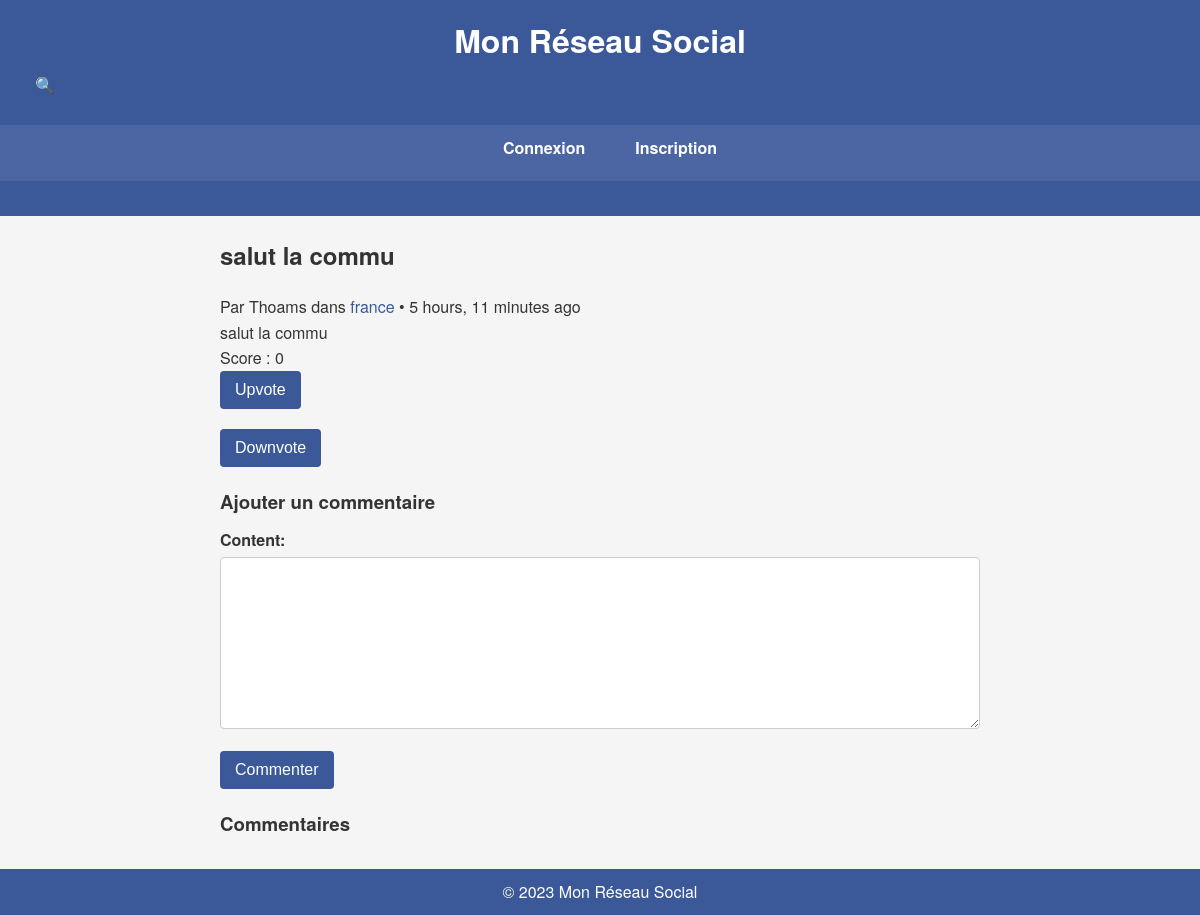
Page /posts/2/ on the earlier database version.
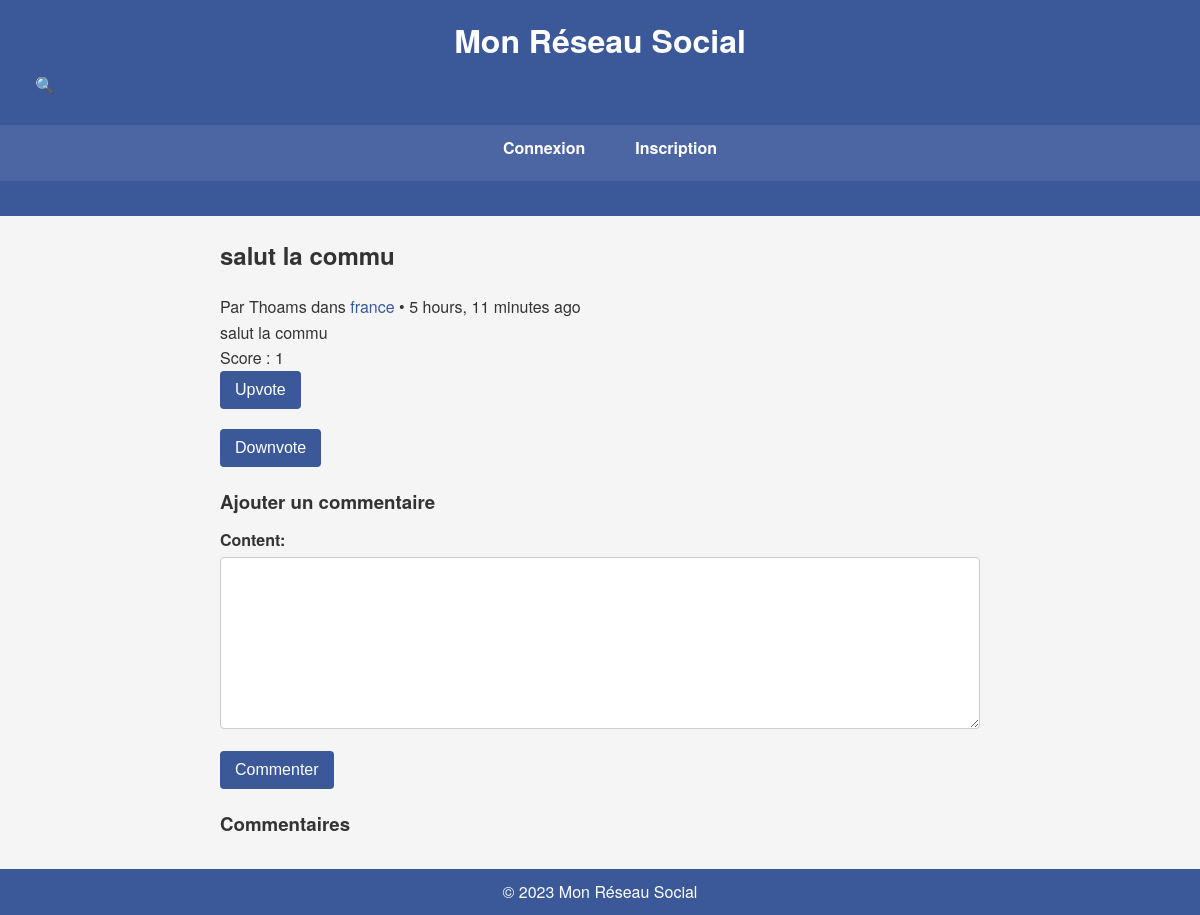
Same page on the later database version.
### posts/models.py (models this page shows, shortened)
class Post(models.Model):
    title = models.CharField(max_length=255)
    content = models.TextField()
    image = models.ImageField(upload_to='post_images/', blank=True, null=True)
    created_at = models.DateTimeField(auto_now_add=True)
    updated_at = models.DateTimeField(auto_now=True)
    author = models.ForeignKey(settings.AUTH_USER_MODEL, on_delete=models.CASCADE, related_name='posts')
    community = models.ForeignKey(Community, on_delete=models.CASCADE, related_name='posts')
    upvotes = models.ManyToManyField(settings.AUTH_USER_MODEL, related_name='upvoted_posts', blank=True)
    downvotes = models.ManyToManyField(settings.AUTH_USER_MODEL, related_name='downvoted_posts', blank=True)
    @property
    def score(self):
        return self.upvotes.count() - self.downvotes.count()

### accounts/models.py (models this page shows, shortened)
class User(AbstractUser):
    email = models.EmailField(unique=True)
    profile_picture = models.ImageField(upload_to='profile_pictures/', blank=True, null=True)
    communities_joined = models.ManyToManyField('communities.Community', related_name='members')
    USERNAME_FIELD = 'email'
    REQUIRED_FIELDS = ['username']

### communities/models.py (models this page shows, shortened)
class Community(models.Model):
    name = models.CharField(max_length=100, unique=True)
    description = models.TextField()
    creator = models.ForeignKey(settings.AUTH_USER_MODEL, on_delete=models.CASCADE, related_name='communities_created')
    created_at = models.DateTimeField(auto_now_add=True)

### posts/views.py (the view)
# urls.py: path('<int:pk>/', PostDetailView.as_view(), name='post_detail'),
class PostDetailView(DetailView):
    model = Post
    template_name = 'posts/post_detail.html'
    context_object_name = 'post'
    def get_context_data(self, **kwargs):
        context = super().get_context_data(**kwargs)
        context['comment_form'] = CommentForm()
        return context
    def post(self, request, *args, **kwargs):
        self.object = self.get_object()
        form = CommentForm(request.POST)
        if form.is_valid():
            comment = form.save(commit=False)
            comment.post = self.object
            comment.author = request.user
            parent_id = request.POST.get('parent_id')
            if parent_id:
                comment.parent = Comment.objects.get(id=parent_id)
            comment.save()
            return redirect('post_detail', pk=self.object.pk)
        else:
            context = self.get_context_data()
            context['comment_form'] = form
            return self.render_to_response(context)

### posts/forms.py
class CommentForm(forms.ModelForm):
    class Meta:
        model = Comment
        fields = ['content']

### posts/urls.py (called while the page is built)
    def to_url(self, value):
        return str(value)

### posts/templates/posts/post_detail.html (shortened to what this page needs)
{% extends 'base.html' %}
{% block content %}
  <div class="post-detail">
    <h2>{{ post.title }}</h2>
    <p>Par {{ post.author.username }} dans <a href="{% url 'community_detail' pk=post.community.pk %}">{{ post.community.name }}</a> • {{ post.created_at|timesince }} ago</p>
    <p>{{ post.content }}</p>
    <p>Score : {{ post.score }}</p>
    <p>
      <form method="post" action="{% url 'vote' post_id=post.pk vote_type=1 %}">
        <button type="submit">Upvote</button>
      </form>
      <form method="post" action="{% url 'vote' post_id=post.pk vote_type=-1 %}">
        <button type="submit">Downvote</button>
      </form>
    </p>
  </div>
  <h3>Ajouter un commentaire</h3>
  <form method="post">
    {{ comment_form.as_p }}
    <button type="submit">Commenter</button>
  </form>
  <h3>Commentaires</h3>
{% endblock %}

Differences in the rows shown:
changed Post "salut la commu": score "0" → "1"
